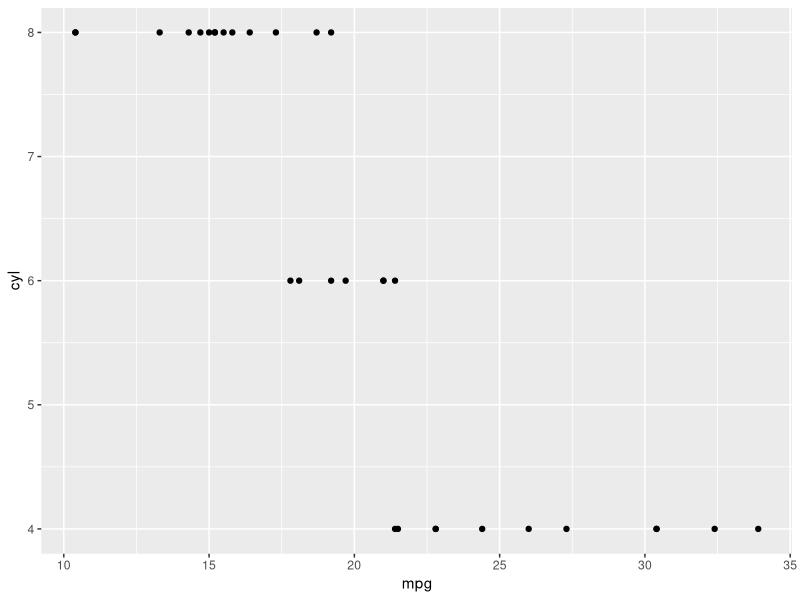
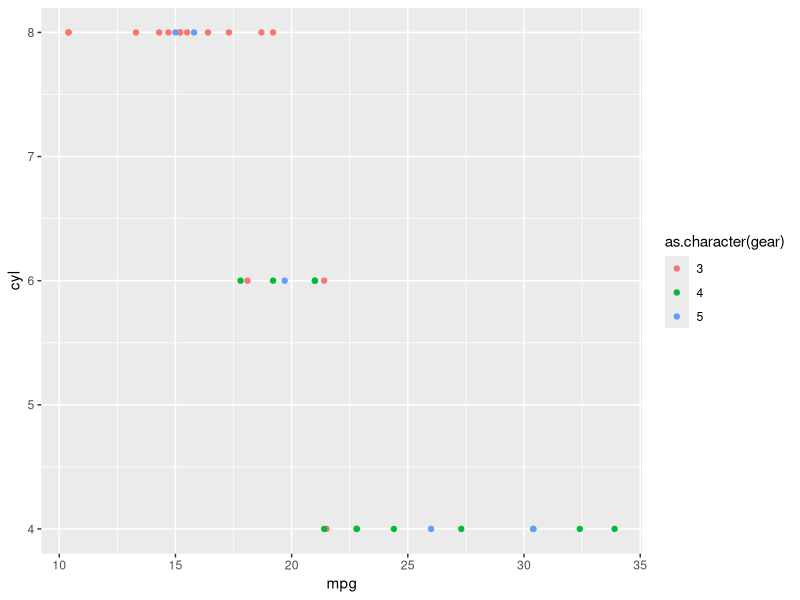
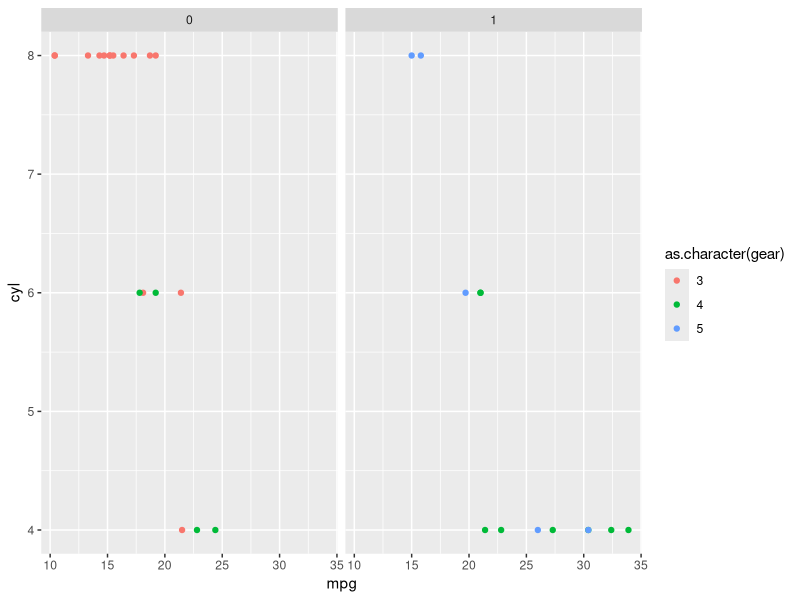
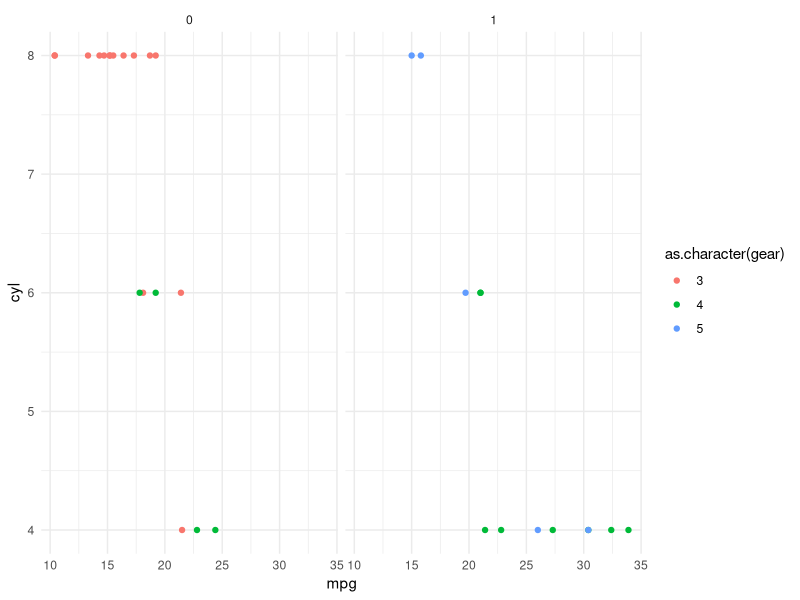
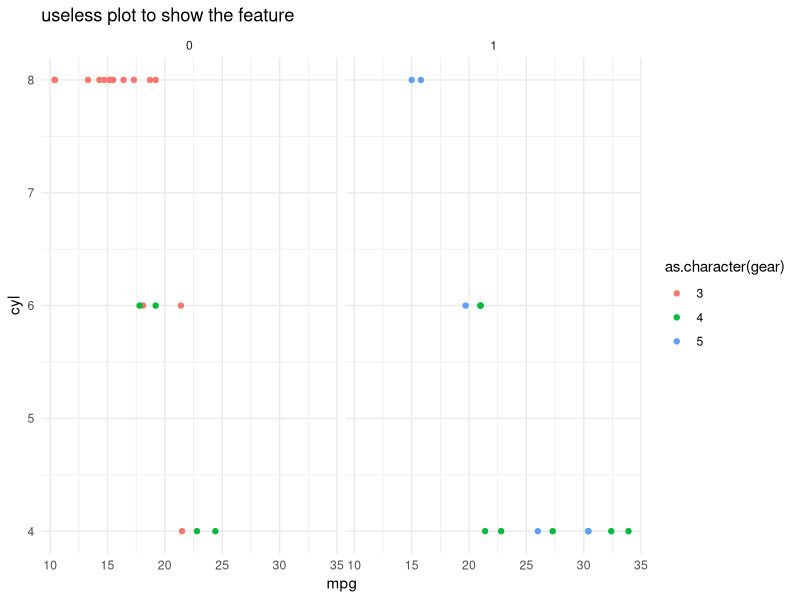

These charts were generated, in order, by the following R code:
## ---- chunk 1
library(ggplot2)
library(stringr)
library(magick)
#Save ggplot in defined foder and with timestamp
save_plot_date <- function(folder){
  ggsave(paste0(folder,"/plot_",str_replace_all(Sys.time(),":|-| ","_"),".png"))
}
#Overwrite ggplot render method to force ggsave with previously defined function
print.ggplot = function(x, ...) {
  save_plot_date("temp_output")
  ggplot2:::print.ggplot(x, ...)
}

## ---- chunk 2
ggplot(mtcars, aes(mpg,cyl)) + 
  geom_point()
## ---- chunk 3
ggplot(mtcars, aes(mpg,cyl,color = as.character(gear))) +
  geom_point()
## ---- chunk 4
ggplot(mtcars, aes(mpg,cyl,color = as.character(gear))) +
  geom_point() +
  facet_wrap(~am)
## ---- chunk 5
ggplot(mtcars, aes(mpg,cyl,color = as.character(gear))) +
  geom_point() +
  facet_wrap(~am) +
  theme_minimal()
## ---- chunk 6
ggplot(mtcars, aes(mpg,cyl,color = as.character(gear))) +
  geom_point() +
  facet_wrap(~am) +
  theme_minimal() +
  labs(title = "useless plot to show the feature")
## ---- chunk 7
create_gif <- list.files(path = "temp_output/", pattern = "*.png", full.names = T) %>% 
  image_read %>% # reads each image file
  image_join() %>% # joins image
  image_animate(fps=2) %>% # animates, can opt for number of loops
  image_write("merged_pngs.gif")
